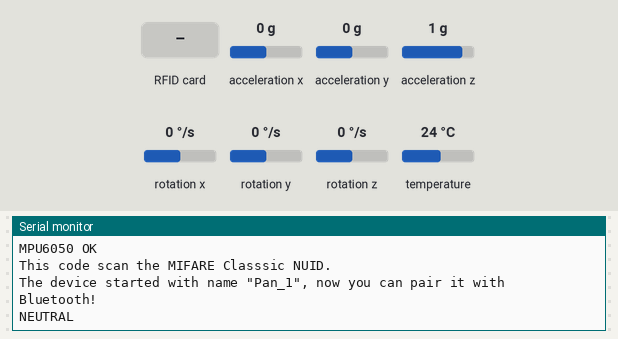
A sketch run on a simulated ESP32. Shown: the last lines printed to the serial monitor. The test bench sets the inputs (shaded band); at power-on: acceleration x 0 g, acceleration y 0 g, acceleration z 1 g, rotation x 0 °/s, rotation y 0 °/s, rotation z 0 °/s, temperature 24 °C. Nothing arrives over Bluetooth unless stated.

Above: at 1.2 s.
1.3 s: acceleration x set to -1.4 g
At 1.8 s:
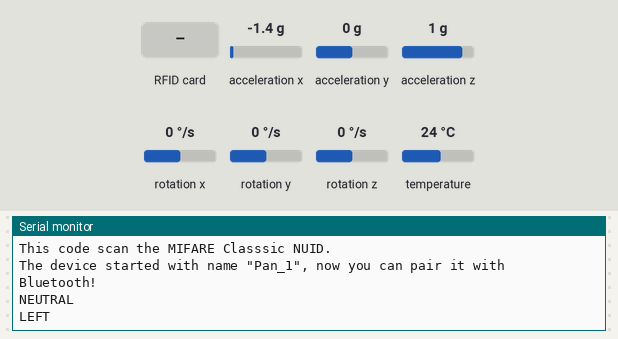
2.8 s: RFID card 9F CE 63 1C held to the reader
At 4.0 s:
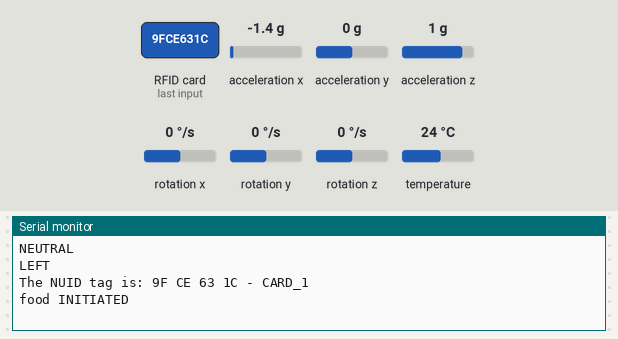
4.3 s: RFID card 69 BC 04 04 held to the reader
At 4.6 s:
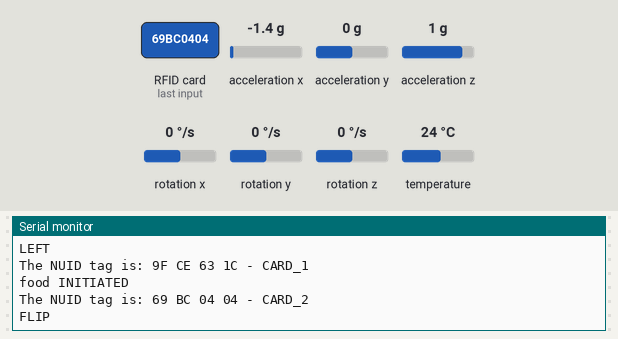
5.8 s: acceleration x set to 0.8 g
At 6.7 s:
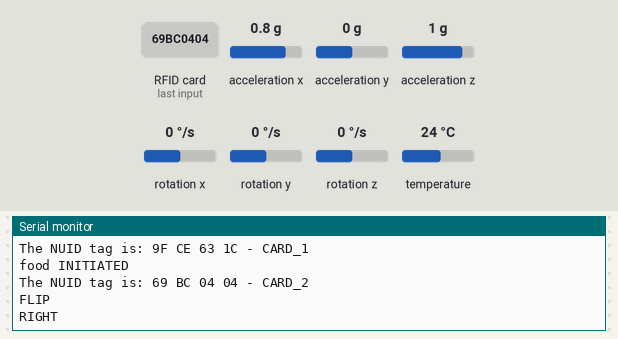
7.3 s: RFID card B3 7F 87 40 held to the reader
At 7.8 s:
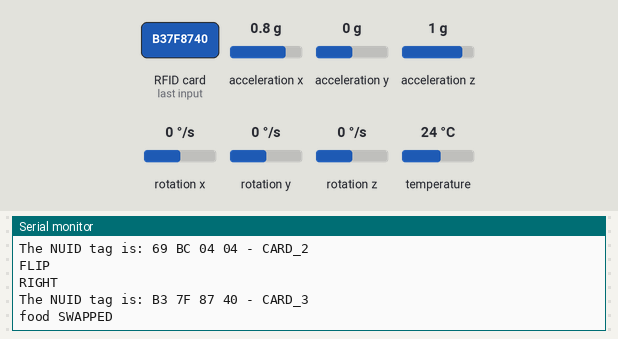
8.8 s: RFID card 5E 7A 19 C4 held to the reader
At 9.5 s:
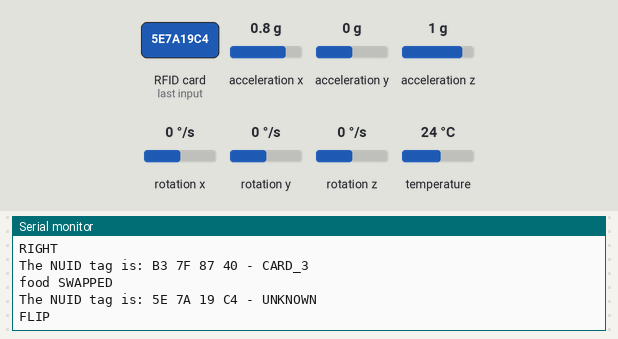

The sketch:

Hack_n_Roll_2026.ino
```cpp
#include <Wire.h>
#include <Adafruit_MPU6050.h>
#include <Adafruit_Sensor.h>

#include "BluetoothSerial.h"

#include <SPI.h>
#include <MFRC522.h>

#define SDA_PIN 21
#define SCL_PIN 22
#define BTN_PIN 15

#define SS_PIN 5
#define RST_PIN 0

Adafruit_MPU6050 mpu;
BluetoothSerial SerialBT;

float lastAz = 0;
const char *deviceName = "Pan_1";
//const char *deviceName = "Pan_2";
unsigned long lastImpactMs = 0;
const float DEAD_X = 1.5;
const float DEAD_Y = 1.0;
const unsigned long DEBOUNCE_MS = 80;
bool btnLast = HIGH;
unsigned long btnLastChange = 0;

/*
enum Direction {
  NONE, // no change in state
  NEUTRAL, // rest position
  LEFT,
  RIGHT,
  UP,
  DOWN,
  FLIP
};
*/

enum Direction {
  NONE, // no change in state
  NEUTRAL, // rest position
  LEFT,
  RIGHT,
  UP,
  DOWN
};

Direction lastSent = NONE;

Direction detectGesture(float ax, float ay, float az) {
  static unsigned long lastTime = 0;
  unsigned long now = millis();

  float dz = az - lastAz; // change in acceleration in z direction
  lastAz = az;

  if (now - lastTime < 250) return NONE; // cooldown

  if (ax > 4.0)  { lastTime = now; return RIGHT; }
  if (ax < -4.0) { lastTime = now; return LEFT; }
  if (ay > 2.0)  { lastTime = now; return DOWN; }
  if (ay < -2.0) { lastTime = now; return UP; }
  // if (dz > 3.0) { lastTime = now; return FLIP; }
  if (abs(ax) < DEAD_X && abs(ay) < DEAD_Y) {
    return NEUTRAL;
  }
  // if (dz > 6.0) {   // sudden upward acceleration
  //   lastTime = now;
  //   lastAz = az;
  //   return FLIP;
  // }
  //lastAz = az;
  return NONE;
}

// to send to unity
const char* dirToStr(Direction d) {
  switch (d) {
    case NEUTRAL: return "NEUTRAL";
    case LEFT: return "LEFT";
    case RIGHT: return "RIGHT";
    case UP: return "UP";
    case DOWN: return "DOWN";
    //case FLIP: return "FLIP";
    default: return "NONE";
  }
}

bool checkButtonPressed() {
  bool reading = digitalRead(BTN_PIN);
  unsigned long now = millis();

  // debounce: only accept changes if stable for DEBOUNCE_MS
  if (reading != btnLast && (now - btnLastChange) > DEBOUNCE_MS) {
    btnLastChange = now;
    btnLast = reading;

    // pressed = LOW (because pullup)
    if (reading == LOW) return true;
  }
  return false;
}

// Cards

// Food 1
const String CARD_1 = "9F CE 63 1C";
const String CARD_2 = "69 BC 04 04";

// Food 2
const String CARD_3 = "B3 7F 87 40";
const String CARD_4 = "3A 92 65 A6";

int Food = 0;

String CurrentSide = "NONE";

// Tags
const String TAG_1 = "51 14 C1 01";
const String TAG_2 = "FC 2D 44 18";

MFRC522 rfid(SS_PIN, RST_PIN);  // Instance of the class

// Identify which card was scanned
const char* identifyCard(String hexString) {
  // Remove spaces and convert to uppercase for comparison
  hexString.trim();

  // Compare against known cards
  if (hexString == CARD_1) return "CARD_1";
  if (hexString == CARD_2) return "CARD_2";
  if (hexString == CARD_3) return "CARD_3";
  if (hexString == CARD_4) return "CARD_4";
  if (hexString == TAG_1) return "TAG_1";
  if (hexString == TAG_2) return "TAG_2";

  return "UNKNOWN";
}

// Helper routine to dump a byte array as hex values to Serial.
String getHexString(byte *buffer, byte bufferSize) {
  String hexString = "";
  for (byte i = 0; i < bufferSize; i++) {
    hexString += (buffer[i] < 0x10 ? " 0" : " ");
    hexString += String(buffer[i], HEX);
  }
  hexString.toUpperCase();
  return hexString;
}


void setup() {
  Serial.begin(115200);


  // MPU6050
  Wire.begin(SDA_PIN, SCL_PIN);
  if (!mpu.begin()) {
    Serial.println("MPU6050 not found!");
    while (1) delay(10);
  }
  Serial.println("MPU6050 OK");

  // MFRC522 RFID
  SPI.begin();      // Init SPI bus
  rfid.PCD_Init();  // Init MFRC522

  Serial.println(F("This code scan the MIFARE Classsic NUID."));

  // Bluetooth
  SerialBT.begin(deviceName);  // Initiate Bluetooth device with name in parameter
  Serial.printf("The device started with name \"%s\", now you can pair it with Bluetooth!\n", deviceName);

}

void loop() {
  String PreviousSide = CurrentSide;

  // Reset the loop if no new card present on the sensor/reader. This saves the entire process when idle.
  if (rfid.PICC_IsNewCardPresent() & rfid.PICC_ReadCardSerial()){
    MFRC522::PICC_Type piccType = rfid.PICC_GetType(rfid.uid.sak);

    // Check is the PICC of Classic MIFARE type
    if (piccType != MFRC522::PICC_TYPE_MIFARE_MINI && piccType != MFRC522::PICC_TYPE_MIFARE_1K && piccType != MFRC522::PICC_TYPE_MIFARE_4K) {
      Serial.println(F("Your tag is not of type MIFARE Classic."));
      return;
    };

    Serial.print(F("The NUID tag is:"));
    String uidHex = getHexString(rfid.uid.uidByte, rfid.uid.size);
    CurrentSide = uidHex;
    Serial.print(CurrentSide);
    Serial.print(F(" - "));
    Serial.println(identifyCard(CurrentSide));

    // Halt PICC
    rfid.PICC_HaltA();

    // Stop encryption on PCD
    rfid.PCD_StopCrypto1();

    if ((PreviousSide != CurrentSide)){
      int NewFood = Food;
      if ((identifyCard(CurrentSide) == "CARD_1") || (identifyCard(CurrentSide) == "CARD_2")) NewFood = 1;
      if ((identifyCard(CurrentSide) == "CARD_3") || (identifyCard(CurrentSide) == "CARD_4")) NewFood = 2;

      if (Food == 0){
        Serial.println("food INITIATED");
        Food = NewFood;
        return;
      }

      if (NewFood != Food) {
        //Serial.println("SWAP");
        Serial.println("food SWAPPED");
        Food = NewFood;
      }
      else {
        Serial.println("FLIP");
        SerialBT.println("FLIP");
      }
      return;
    }
  }

  sensors_event_t a, g, temp;
  mpu.getEvent(&a, &g, &temp);

  Direction d = detectGesture(
    a.acceleration.x,
    a.acceleration.y,
    a.acceleration.z
  );

  if (d != NONE && d != lastSent) {
    Serial.println(dirToStr(d));
    SerialBT.println(dirToStr(d));
    lastSent = d;
  }
  delay(50);
}
```

Measured:
- after the input at 1.3 s, the serial monitor: prints a new line after 0.07 s (image 1)
- after the input at 2.8 s, the serial monitor: prints a new line after 0.07 s (image 2)
- after the input at 4.3 s, the serial monitor: prints a new line at once (image 3)
- after the input at 5.8 s, the serial monitor: prints a new line after 0.08 s (image 4)
- after the input at 7.3 s, the serial monitor: prints a new line after 0.08 s (image 5)
- after the input at 8.8 s, the serial monitor: prints a new line at once (image 6)
